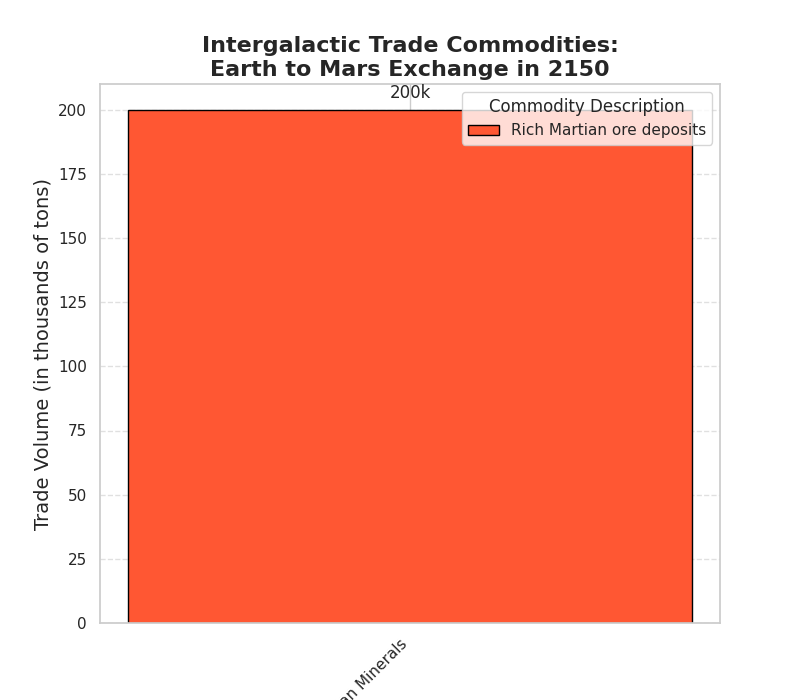

Python code for this plot:
import matplotlib.pyplot as plt
import numpy as np

# Commodity and its trade volume
commodities = ['Martian Minerals']
trade_volumes = [200]

# Color for the bar
colors = ['#FF5733']

# Create a single subplot figure
fig, ax1 = plt.subplots(1, 1, figsize=(8, 7))

# Bar chart for trade volumes
bars = ax1.bar(np.arange(len(commodities)), trade_volumes, color=colors, edgecolor='black')

ax1.set_title('Intergalactic Trade Commodities:\nEarth to Mars Exchange in 2150', fontsize=16, fontweight='bold')
ax1.set_xlabel('Commodity', fontsize=14)
ax1.set_ylabel('Trade Volume (in thousands of tons)', fontsize=14)
ax1.set_xticks(np.arange(len(commodities)))
ax1.set_xticklabels(commodities, rotation=45, ha='right')

# Add data label above bar
for bar in bars:
    yval = bar.get_height()
    ax1.text(bar.get_x() + bar.get_width() / 2, yval + 3, f'{yval}k', ha='center', va='bottom', fontsize=12)

# Add legend for the bar chart
ax1.legend(bars, ['Rich Martian ore deposits'], title='Commodity Description', loc='upper right')
ax1.yaxis.grid(True, linestyle='--', alpha=0.6)

# Show the plot
plt.show()
